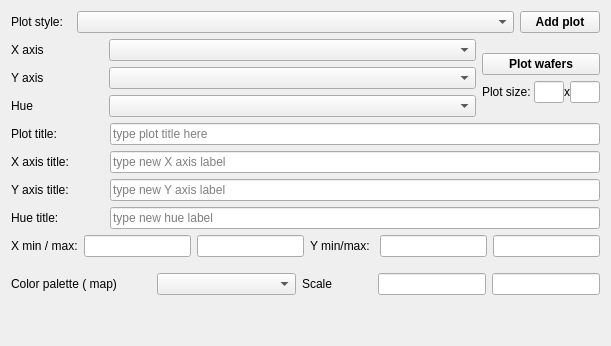
               <widget class="QWidget" name="tab_styling_plot">
                <attribute name="title">
                 <string>Graph Settings</string>
                </attribute>
                <layout class="QVBoxLayout" name="verticalLayout_12">
                 <item>
                  <layout class="QHBoxLayout" name="horizontalLayout_12" stretch="12,88,0">
                   <item>
                    <widget class="QLabel" name="label_5">
                     <property name="text">
                      <string>Plot style:</string>
                     </property>
                    </widget>
                   </item>
                   <item>
                    <widget class="QComboBox" name="combo_plot_style"/>
                   </item>
                   <item>
                    <widget class="QPushButton" name="btn_add_a_plot">
                     <property name="font">
                      <font>
                       <weight>75</weight>
                       <bold>true</bold>
                      </font>
                     </property>
                     <property name="text">
                      <string>Add plot</string>
                     </property>
                     <property name="icon">
                      <iconset resource="resources_new.qrc">
                       <normaloff>:/icon/iconpack/icons8-graph-96.png</normaloff>:/icon/iconpack/icons8-graph-96.png</iconset>
                     </property>
                     <property name="iconSize">
                      <size>
                       <width>30</width>
                       <height>30</height>
                      </size>
                     </property>
                    </widget>
                   </item>
                  </layout>
                 </item>
                 <item>
                  <layout class="QHBoxLayout" name="horizontalLayout_13" stretch="8,2">
                   <property name="spacing">
                    <number>0</number>
                   </property>
                   <property name="sizeConstraint">
                    <enum>QLayout::SetMinimumSize</enum>
                   </property>
                   <item>
                    <layout class="QVBoxLayout" name="verticalLayout_4">
                     <property name="spacing">
                      <number>6</number>
                     </property>
                     <property name="rightMargin">
                      <number>6</number>
                     </property>
                     <item>
                      <layout class="QHBoxLayout" name="horizontalLayout_11" stretch="20,80">
                       <item>
                        <widget class="QLabel" name="label_6">
                         <property name="text">
                          <string>X axis</string>
                         </property>
                        </widget>
                       </item>
                       <item>
                        <widget class="QComboBox" name="combo_xaxis"/>
                       </item>
                      </layout>
                     </item>
                     <item>
                      <layout class="QHBoxLayout" name="horizontalLayout_10" stretch="20,80">
                       <item>
                        <widget class="QLabel" name="label_7">
                         <property name="text">
                          <string>Y axis</string>
                         </property>
                        </widget>
                       </item>
                       <item>
                        <widget class="QComboBox" name="combo_yaxis"/>
                       </item>
                      </layout>
                     </item>
                     <item>
                      <layout class="QHBoxLayout" name="horizontalLayout_5" stretch="20,80">
                       <item>
                        <widget class="QLabel" name="label_8">
                         <property name="text">
                          <string>Hue</string>
                         </property>
                        </widget>
                       </item>
                       <item>
                        <widget class="QComboBox" name="combo_hue"/>
                       </item>
                      </layout>
                     </item>
                    </layout>
                   </item>
                   <item>
                    <layout class="QVBoxLayout" name="verticalLayout_9">
                     <item>
                      <layout class="QVBoxLayout" name="verticalLayout_11">
                       <property name="spacing">
                        <number>6</number>
                       </property>
                       <item>
                        <widget class="QPushButton" name="btn_add_wafer_plot">
                         <property name="sizePolicy">
                          <sizepolicy hsizetype="Minimum" vsizetype="Fixed">
                           <horstretch>0</horstretch>
                           <verstretch>0</verstretch>
                          </sizepolicy>
                         </property>
                         <property name="font">
                          <font>
                           <weight>75</weight>
                           <bold>true</bold>
                          </font>
                         </property>
                         <property name="text">
                          <string>Plot wafers</string>
                         </property>
                         <property name="icon">
                          <iconset resource="resources_new.qrc">
                           <normaloff>:/icon/iconpack/wafer_map.png</normaloff>:/icon/iconpack/wafer_map.png</iconset>
                         </property>
                         <property name="iconSize">
                          <size>
                           <width>28</width>
                           <height>28</height>
                          </size>
                         </property>
                        </widget>
                       </item>
                       <item>
                        <layout class="QHBoxLayout" name="horizontalLayout_23">
                         <property name="spacing">
                          <number>0</number>
                         </property>
                         <item>
                          <widget class="QLabel" name="label_16">
                           <property name="text">
                            <string>Plot size: </string>
                           </property>
                          </widget>
                         </item>
                         <item>
                          <widget class="QLineEdit" name="ent_plotwidth">
                           <property name="sizePolicy">
                            <sizepolicy hsizetype="Fixed" vsizetype="Fixed">
                             <horstretch>0</horstretch>
                             <verstretch>0</verstretch>
                            </sizepolicy>
                           </property>
                           <property name="minimumSize">
                            <size>
                             <width>30</width>
                             <height>0</height>
                            </size>
                           </property>
                          </widget>
                         </item>
                         <item>
                          <widget class="QLabel" name="label">
                           <property name="text">
                            <string>x</string>
                           </property>
                          </widget>
                         </item>
                         <item>
                          <widget class="QLineEdit" name="ent_plotheight">
                           <property name="minimumSize">
                            <size>
                             <width>30</width>
                             <height>0</height>
                            </size>
                           </property>
                          </widget>
                         </item>
                        </layout>
                       </item>
                      </layout>
                     </item>
                     <item>
                      <layout class="QHBoxLayout" name="horizontalLayout_3"/>
                     </item>
                    </layout>
                   </item>
                  </layout>
                 </item>
                 <item>
                  <layout class="QHBoxLayout" name="horizontalLayout_22" stretch="16,84">
                   <item>
                    <widget class="QLabel" name="label_15">
                     <property name="text">
                      <string>Plot title:</string>
                     </property>
                    </widget>
                   </item>
                   <item>
                    <widget class="QLineEdit" name="ent_plot_title">
                     <property name="sizePolicy">
                      <sizepolicy hsizetype="Preferred" vsizetype="Fixed">
                       <horstretch>0</horstretch>
                       <verstretch>0</verstretch>
                      </sizepolicy>
                     </property>
                     <property name="minimumSize">
                      <size>
                       <width>310</width>
                       <height>0</height>
                      </size>
                     </property>
                     <property name="placeholderText">
                      <string>type plot title here</string>
                     </property>
                    </widget>
                   </item>
                  </layout>
                 </item>
                 <item>
                  <layout class="QHBoxLayout" name="horizontalLayout_20" stretch="16,84">
                   <item>
                    <widget class="QLabel" name="label_10">
                     <property name="text">
                      <string>X axis title:</string>
                     </property>
                    </widget>
                   </item>
                   <item>
                    <widget class="QLineEdit" name="ent_xaxis_title">
                     <property name="sizePolicy">
                      <sizepolicy hsizetype="Preferred" vsizetype="Fixed">
                       <horstretch>0</horstretch>
                       <verstretch>0</verstretch>
                      </sizepolicy>
                     </property>
                     <property name="minimumSize">
                      <size>
                       <width>310</width>
                       <height>0</height>
                      </size>
                     </property>
                     <property name="placeholderText">
                      <string>type new X axis label</string>
                     </property>
                    </widget>
                   </item>
                  </layout>
                 </item>
                 <item>
                  <layout class="QHBoxLayout" name="horizontalLayout_19" stretch="16,84">
                   <item>
                    <widget class="QLabel" name="label_11">
                     <property name="text">
                      <string>Y axis title:</string>
                     </property>
                    </widget>
                   </item>
                   <item>
                    <widget class="QLineEdit" name="ent_yaxis_title">
                     <property name="sizePolicy">
                      <sizepolicy hsizetype="Preferred" vsizetype="Fixed">
                       <horstretch>0</horstretch>
                       <verstretch>0</verstretch>
                      </sizepolicy>
                     </property>
                     <property name="minimumSize">
                      <size>
                       <width>310</width>
                       <height>0</height>
                      </size>
                     </property>
                     <property name="placeholderText">
                      <string>type new Y axis label</string>
                     </property>
                    </widget>
                   </item>
                  </layout>
                 </item>
                 <item>
                  <layout class="QHBoxLayout" name="horizontalLayout_18" stretch="16,84">
                   <item>
                    <widget class="QLabel" name="label_12">
                     <property name="text">
                      <string>Hue title:</string>
                     </property>
                    </widget>
                   </item>
                   <item>
                    <widget class="QLineEdit" name="ent_hue_title">
                     <property name="sizePolicy">
                      <sizepolicy hsizetype="Preferred" vsizetype="Fixed">
                       <horstretch>0</horstretch>
                       <verstretch>0</verstretch>
                      </sizepolicy>
                     </property>
                     <property name="minimumSize">
                      <size>
                       <width>310</width>
                       <height>0</height>
                      </size>
                     </property>
                     <property name="placeholderText">
                      <string>type new hue label</string>
                     </property>
                    </widget>
                   </item>
                  </layout>
                 </item>
                 <item>
                  <layout class="QHBoxLayout" name="horizontalLayout_14" stretch="18,30,30,18,30,30">
                   <item>
                    <widget class="QLabel" name="label_13">
                     <property name="text">
                      <string>X min / max:</string>
                     </property>
                    </widget>
                   </item>
                   <item>
                    <widget class="QLineEdit" name="ent_xmin">
                     <property name="inputMethodHints">
                      <set>Qt::ImhDigitsOnly</set>
                     </property>
                     <property name="inputMask">
                      <string comment="999.999999999999999999999"/>
                     </property>
                     <property name="placeholderText">
                      <string/>
                     </property>
                    </widget>
                   </item>
                   <item>
                    <widget class="QLineEdit" name="ent_xmax">
                     <property name="inputMethodHints">
                      <set>Qt::ImhDigitsOnly</set>
                     </property>
                     <property name="inputMask">
                      <string comment="999.999999999999999999999"/>
                     </property>
                    </widget>
                   </item>
                   <item>
                    <widget class="QLabel" name="label_14">
                     <property name="text">
                      <string>Y min/max:</string>
                     </property>
                    </widget>
                   </item>
                   <item>
                    <widget class="QLineEdit" name="ent_ymin">
                     <property name="inputMethodHints">
                      <set>Qt::ImhDigitsOnly</set>
                     </property>
                     <property name="inputMask">
                      <string comment="999.999999999999999999999"/>
                     </property>
                    </widget>
                   </item>
                   <item>
                    <widget class="QLineEdit" name="ent_ymax">
                     <property name="inputMethodHints">
                      <set>Qt::ImhDigitsOnly</set>
                     </property>
                     <property name="inputMask">
                      <string comment="999.999999999999999999999"/>
                     </property>
                    </widget>
                   </item>
                  </layout>
                 </item>
                 <item>
                  <spacer name="verticalSpacer_3">
                   <property name="orientation">
                    <enum>Qt::Vertical</enum>
                   </property>
                   <property name="sizeType">
                    <enum>QSizePolicy::Fixed</enum>
                   </property>
                   <property name="sizeHint" stdset="0">
                    <size>
                     <width>20</width>
                     <height>10</height>
                    </size>
                   </property>
                  </spacer>
                 </item>
                 <item>
                  <layout class="QHBoxLayout" name="horizontalLayout_6" stretch="20,20,10,20,20">
                   <item>
                    <widget class="QLabel" name="label_3">
                     <property name="text">
                      <string>Color palette ( map)</string>
                     </property>
                    </widget>
                   </item>
                   <item>
                    <widget class="QComboBox" name="combo_palette_color"/>
                   </item>
                   <item>
                    <widget class="QLabel" name="label_9">
                     <property name="sizePolicy">
                      <sizepolicy hsizetype="Minimum" vsizetype="Preferred">
                       <horstretch>0</horstretch>
                       <verstretch>0</verstretch>
                      </sizepolicy>
                     </property>
                     <property name="text">
                      <string>Scale</string>
                     </property>
                    </widget>
                   </item>
                   <item>
                    <widget class="QLineEdit" name="ent_colorscale_min">
                     <property name="sizePolicy">
                      <sizepolicy hsizetype="Fixed" vsizetype="Fixed">
                       <horstretch>0</horstretch>
                       <verstretch>0</verstretch>
                      </sizepolicy>
                     </property>
                     <property name="minimumSize">
                      <size>
                       <width>70</width>
                       <height>0</height>
                      </size>
                     </property>
                    </widget>
                   </item>
                   <item>
                    <widget class="QLineEdit" name="ent_colorscale_max">
                     <property name="sizePolicy">
                      <sizepolicy hsizetype="Fixed" vsizetype="Fixed">
                       <horstretch>0</horstretch>
                       <verstretch>0</verstretch>
                      </sizepolicy>
                     </property>
                     <property name="minimumSize">
                      <size>
                       <width>70</width>
                       <height>0</height>
                      </size>
                     </property>
                    </widget>
                   </item>
                  </layout>
                 </item>
                 <item>
                  <spacer name="verticalSpacer_2">
                   <property name="orientation">
                    <enum>Qt::Vertical</enum>
                   </property>
                   <property name="sizeHint" stdset="0">
                    <size>
                     <width>20</width>
                     <height>40</height>
                    </size>
                   </property>
                  </spacer>
                 </item>
                </layout>
               </widget>
